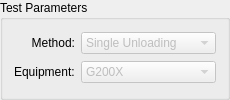
               <widget class="QGroupBox" name="groupBox_11">
                <property name="sizePolicy">
                 <sizepolicy hsizetype="Maximum" vsizetype="Maximum">
                  <horstretch>0</horstretch>
                  <verstretch>0</verstretch>
                 </sizepolicy>
                </property>
                <property name="minimumSize">
                 <size>
                  <width>230</width>
                  <height>0</height>
                 </size>
                </property>
                <property name="maximumSize">
                 <size>
                  <width>230</width>
                  <height>16777215</height>
                 </size>
                </property>
                <property name="title">
                 <string>Test Parameters</string>
                </property>
                <layout class="QGridLayout" name="gridLayout_25">
                 <item row="1" column="1">
                  <widget class="QLabel" name="label_23">
                   <property name="sizePolicy">
                    <sizepolicy hsizetype="Preferred" vsizetype="Maximum">
                     <horstretch>0</horstretch>
                     <verstretch>0</verstretch>
                    </sizepolicy>
                   </property>
                   <property name="maximumSize">
                    <size>
                     <width>16777215</width>
                     <height>16777215</height>
                    </size>
                   </property>
                   <property name="text">
                    <string>Method:</string>
                   </property>
                   <property name="alignment">
                    <set>Qt::AlignRight|Qt::AlignTrailing|Qt::AlignVCenter</set>
                   </property>
                  </widget>
                 </item>
                 <item row="2" column="1">
                  <widget class="QLabel" name="label_22">
                   <property name="sizePolicy">
                    <sizepolicy hsizetype="Maximum" vsizetype="Maximum">
                     <horstretch>0</horstretch>
                     <verstretch>0</verstretch>
                    </sizepolicy>
                   </property>
                   <property name="text">
                    <string>Equipment:</string>
                   </property>
                  </widget>
                 </item>
                 <item row="2" column="2">
                  <widget class="QComboBox" name="comboBox_equipment_tabTipRadius_FrameStiffness">
                   <property name="enabled">
                    <bool>false</bool>
                   </property>
                   <property name="sizePolicy">
                    <sizepolicy hsizetype="Minimum" vsizetype="Maximum">
                     <horstretch>0</horstretch>
                     <verstretch>0</verstretch>
                    </sizepolicy>
                   </property>
                   <item>
                    <property name="text">
                     <string>G200X</string>
                    </property>
                   </item>
                  </widget>
                 </item>
                 <item row="1" column="2">
                  <widget class="QComboBox" name="comboBox_method_tabTipRadius_FrameStiffness">
                   <property name="enabled">
                    <bool>false</bool>
                   </property>
                   <property name="sizePolicy">
                    <sizepolicy hsizetype="Minimum" vsizetype="Maximum">
                     <horstretch>0</horstretch>
                     <verstretch>0</verstretch>
                    </sizepolicy>
                   </property>
                   <property name="minimumSize">
                    <size>
                     <width>120</width>
                     <height>0</height>
                    </size>
                   </property>
                   <property name="editable">
                    <bool>false</bool>
                   </property>
                   <item>
                    <property name="text">
                     <string>Single Unloading</string>
                    </property>
                   </item>
                   <item>
                    <property name="text">
                     <string>Multi Unloadings</string>
                    </property>
                   </item>
                   <item>
                    <property name="text">
                     <string>CSM</string>
                    </property>
                   </item>
                  </widget>
                 </item>
                </layout>
               </widget>
